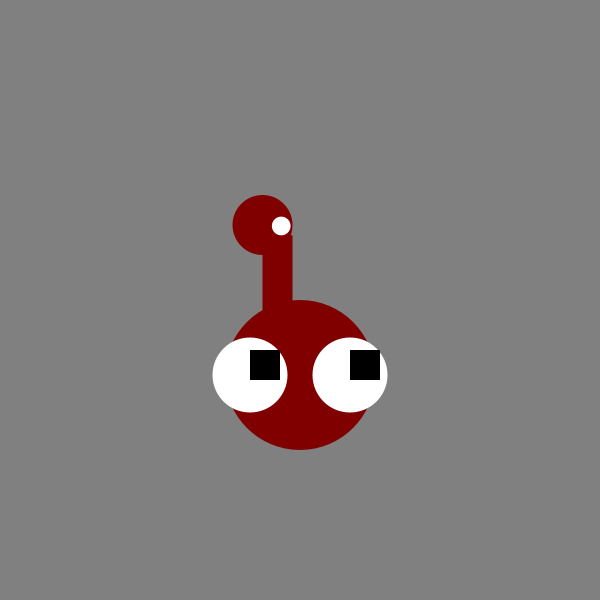
Frame 1 (no input)
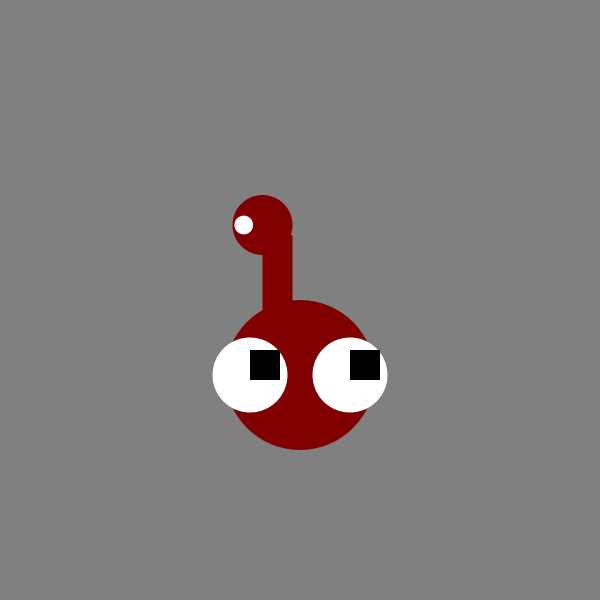
Frame 60 (the mouse pressed at the canvas centre just before this capture)
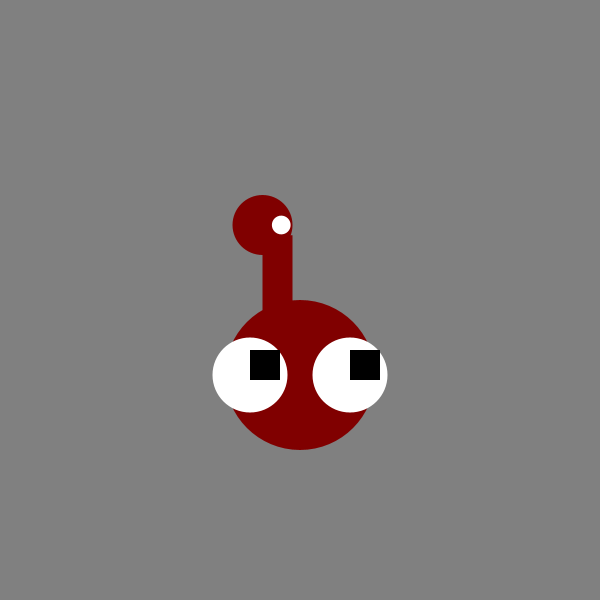
Frame 120 (the mouse held since frame 60 and released just before this capture)

The Processing sketch that drew these frames (run headless with seeded random() and noise(); from frame 60 on, the mouse is pressed at the canvas centre):

// Processing sketch: processing_29730
// ── processing_29730.pde

float grados;
float angulo;


void setup(){
  size (600,600);
  smooth();
  grados = 90.0;
  angulo =0;
  
}
void draw(){
background (128);
noStroke();
angulo += 3;
buzo(width/2, height/2, 300,color(128,0,0), angulo );
  
}
void buzo (float buzoX,float buzoY,float buzoW,color miColor,float a){
//buzo

fill(miColor);
ellipse (buzoX, buzoY+ (buzoW/4), buzoW/2, buzoW/2);
rect (buzoX - (buzoW/8), buzoY- (buzoW/8)- (buzoW/11),buzoW/10,buzoW/4);

//circulo catalejo
ellipse (buzoX-(buzoW/8),buzoY -(buzoW/4),buzoW/5,buzoW/5);

//pupila buzo
fill (255);
 float xp= buzoX-(buzoW/8) + (cos(radians(a))* buzoW/16);
 float yp= buzoY-(buzoW/4) + (sin(radians(a))* buzoW/16);

ellipse (xp,yp,buzoX/16,buzoX/16);

//ellipse (buzoX-(buzoW/6),buzoY -(buzoW/4),buzoW/15,buzoW/15);




ellipse (buzoX+(buzoW/6),buzoY+(buzoW/4),buzoW/4,buzoW/4);
ellipse (buzoX-(buzoW/6),buzoY+(buzoW/4),buzoW/4,buzoW/4);
fill(0);
rect (buzoX+(buzoW/6),buzoY+(buzoW/6),buzoW/10,buzoW/10);
rect (buzoX-(buzoW/6),buzoY+(buzoW/6),buzoW/10,buzoW/10);

}
